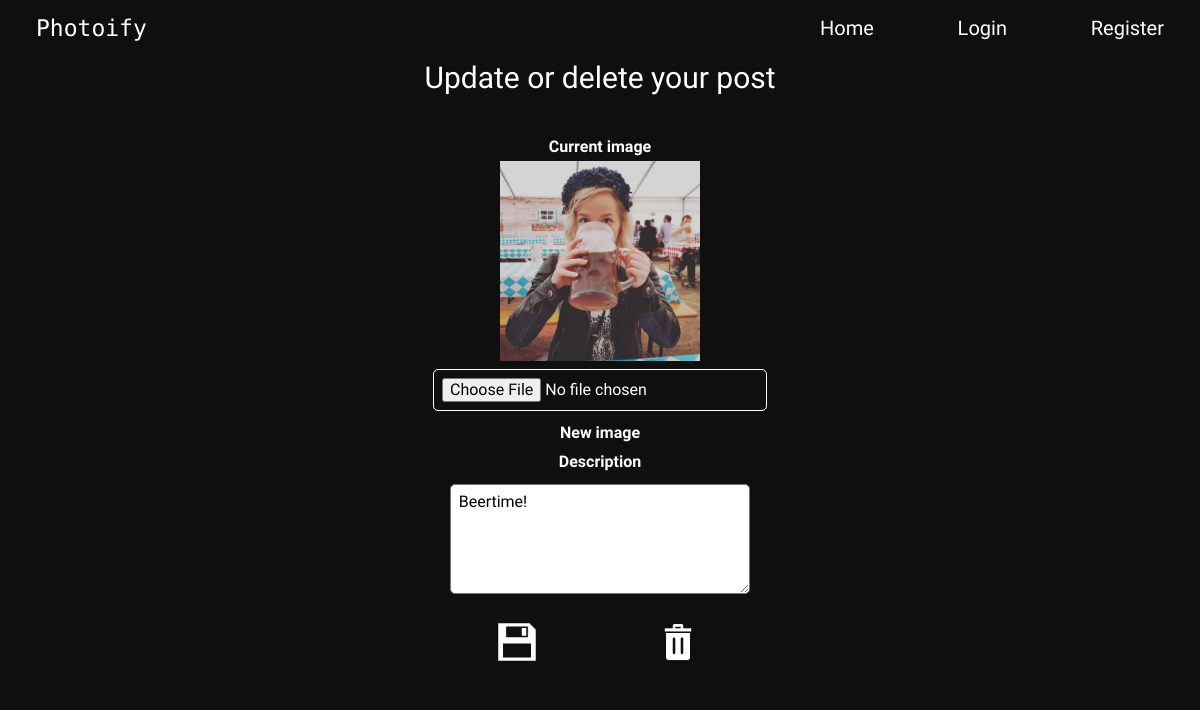
Screenshot of /update-post-page.php?postId=50 with the database file from the repository.
### tables this page shows
CREATE TABLE "posts" (
	`post_id`	INTEGER PRIMARY KEY AUTOINCREMENT,
	`description`	TEXT,
	`image_url`	TEXT,
	`user_id`	INTEGER,
	`date`	INTEGER,
	FOREIGN KEY(`user_id`) REFERENCES `users`(`id`)
);

### app/database/database-functions.php (called while the page is built, shortened)
<?php
function connectToDB(): PDO {
    $config = require dirname(__DIR__).'/config.php';
    $pdo = new PDO($config['database_path']);
    return $pdo;
}
function getThisPost(string $postId): array{
    $pdo = connectToDB();
    $thisPostStatement = $pdo->prepare('SELECT * FROM posts WHERE post_id = :post_id');
    $thisPostStatement->bindParam(':post_id', $postId, PDO::PARAM_INT);
    $thisPostStatement->execute();
    $thisPost = $thisPostStatement->fetch(PDO::FETCH_ASSOC);
    return $thisPost;
}

### update-post-page.php (the view, shortened to what this page needs)
<?php require __DIR__.'/views/header.php';
$postId = $_GET['postId'];
$post = getThisPost($postId);
?>
<article class="update-page update-post">
    <h1>Update or delete your post</h1>
    <form action="app/posts/update.php" method="post" enctype="multipart/form-data">
        <h4>Current image</h4>
        <img src="<?= $post['image_url']?>" alt="">
        <div class=" form-group" class="image-wrapper">
            <input class="choose-file" type="file" name="new-image" accept=".jpg, .jpeg, .png" onchange="preview_image(event)">
            <h4>New image</h4>
        </div>
        <div class="form-group">
            <h4>Description</h4>
            <textarea class="edit-description" rows="5" type="text" name="description"><?= $post['description']; ?></textarea>
        </div>
        <div class=update-buttons>
            <button class="edit-button" type="submit"><img src="/assets/iconmonstr-save.png" alt="Save"></button>
    </form>
    <form action="app/posts/delete.php" method="post">
        <button class="delete-button"><img src="/assets/iconmonstr-trash.png" alt="Delete"></button>
    </form>
    </div>
<?php require __DIR__.'/views/footer.php'; ?>

### assets/styles/main.css (style rules this page uses)
* { box-sizing: border-box; }
body { width: 100vw; min-height: 100%; margin: 0; background-color: rgb(15, 15, 15); color: white; font-family: "Roboto Condensed", sans-serif; }
h1, h2, h3, h4, h5, h6 { margin: 5px; }
h1 { font-size: 30px; font-weight: 300; }
img { width: 200px; }
.choose-file { text-align: center; border: solid 1px white; }
.edit-button { margin: 0; padding: 0; background: none; border: none; display: flex; flex-direction: column; justify-content: center; align-items: center; }
.update-buttons { width: 96%; display: flex; flex-direction: row; justify-content: space-around; align-items: center; }
.edit-button { width: 80px; height: 80px; background: none; border: none; }
.delete-button { width: 80px; height: 80px; background: none; border: none; }
.edit-button > img { margin: 0; padding: 0; width: 100%; height: 100%; }
.delete-button > img { margin: 0; padding: 0; width: 100%; height: 100%; }
.update-page { margin: 0; padding: 0; padding-top: 20px; position: relative; top: 56px; display: flex; flex-direction: column; justify-content: space-around; align-items: center; }
.update-post { width: 100%; margin: 0; padding: 0; background: none; border: none; display: flex; flex-direction: column; justify-content: center; align-items: center; }
.edit-description { width: 90%; }
form { height: 100%; margin: 0 5px; display: flex; flex-direction: column; justify-content: center; align-items: center; }
.form-group { width: 100%; margin: 0 5px; display: flex; flex-direction: column; justify-content: center; align-items: center; }
input { width: 100%; border-radius: 5px; margin: 1vh 0; padding: 1vh; }
textarea { width: 100%; border-radius: 5px; margin: 1vh 0; padding: 1vh; }

### rows the page displays
posts: image_url (picture), description "Beertime!"

### other values shown
$config['title'] "Photoify"
